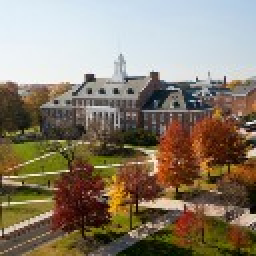
%> input picture campuspicture.jpg, 128 x 128 px (shown 2 times larger)
$ octave init_testing.m   (GNU Octave 9; MATLAB toolbox functions it lacks are replaced by stand-ins)
%> lines starting %> are read from the running program, lines starting %| are printed output that depends on the picture
### superResolutionRef/TestUtils/SynthDataset.m
%   Author: Victor May
%   Contact: mayvic(at)gmail(dot)com
%   $Date: 2011-11-19 $
%   $Revision: $
%
% Copyright 2011, Victor May
%
%                          All Rights Reserved
%
% All commercial use of this software, whether direct or indirect, is
% strictly prohibited including, without limitation, incorporation into in
% a commercial product, use in a commercial service, or production of other
% artifacts for commercial purposes.
%
% Permission to use, copy, modify, and distribute this software and its
% documentation for research purposes is hereby granted without fee,
% provided that the above copyright notice appears in all copies and that
% both that copyright notice and this permission notice appear in
% supporting documentation, and that the name of the author
% not be used in advertising or publicity pertaining to
% distribution of the software without specific, written prior permission.
%
% For commercial uses contact the author.
%
% THE AUTHOR DISCLAIMS ALL WARRANTIES WITH REGARD TO
% THIS SOFTWARE, INCLUDING ALL IMPLIED WARRANTIES OF MERCHANTABILITY AND
% FITNESS FOR ANY PARTICULAR PURPOSE.  IN NO EVENT SHALL THE AUTHOR BE
% LIABLE FOR ANY SPECIAL, INDIRECT OR CONSEQUENTIAL
% DAMAGES OR ANY DAMAGES WHATSOEVER RESULTING FROM LOSS OF USE, DATA OR
% PROFITS, WHETHER IN AN ACTION OF CONTRACT, NEGLIGENCE OR OTHER TORTIOUS
% ACTION, ARISING OUT OF OR IN CONNECTION WITH THE USE OR PERFORMANCE OF
% THIS SOFTWARE.

% This function creates a synthetic dataset for test the SR algorithm.
% It's inputs are a reference image, a blur sigma, and a number of low-res
% images to be generated.
% The outputs are a set of randomly translated low-res images, their
% translation offsets, and the original image cropped to the frame that can
% be restored from the low-res image set (their common area).
function [ images offsets croppedOriginal ] = SynthDataset(im, numImages, blurSigma, scaleFactor)
    padRatio = 0.2;

    workingRowSub = round(0.5 * padRatio * size(im, 1)) : round((1 - 0.5 * padRatio) * size(im, 1));
    workingColSub = round(0.5 * padRatio * size(im, 2)) : round((1 - 0.5 * padRatio) * size(im, 2));

    croppedOriginal = im(workingRowSub, workingColSub);

    offsets(1, :) = 2 * rand(1,2) - 1;
    images{1} = im(workingRowSub, workingColSub);

    for i = 2 : numImages
        offsets(i, :) = 2 * rand(1,2) - 1;
        offsetRowSub = workingRowSub - offsets(i, 2);
        offsetColSub = workingColSub - offsets(i, 1);
        [ x y ] = meshgrid(1 : size(im, 2), 1 : size(im, 1));
        [ x2 y2 ] = meshgrid(offsetColSub, offsetRowSub);
        images{i} = interp2(x, y, im, x2, y2);
    end

    blurKernel = fspecial('gaussian', 3, blurSigma);

    for i = 1 : numImages
        images{i} = conv2(images{i}, blurKernel, 'same');
        curIm = images{i};
        images{i} = curIm(scaleFactor : scaleFactor : end - 1, scaleFactor : scaleFactor : end - 1);
    end
end

### functions/formulateProblemV2.m
function [A , b, G] = formulateProblemV2(lowRes, offsets, scaleFactor, psfSigma)
%Formulates the much needed A,b and G matrices, so, that the problem can be formulated as a linear problem and solved using CVX and Quadprog
%For further explaination refer to the reports

lowResSize = size(lowRes{1});
highResSize = lowResSize * scaleFactor + 1;

nPxLowRes = lowResSize(1) * lowResSize(2);

A = [];
b = [];

nFrames = length(lowRes);

% configure blur and integration over pixel
blurSize = round(psfSigma * scaleFactor * 4 * 2) + 1;
% blurSize = ceil(psfSigma * 3) * 2 + 1;
blurSize = 2;
xEval = -floor(blurSize/2):floor(blurSize/2);
hGaussian = normpdf(xEval, 0, psfSigma * scaleFactor);
% this step is not included in SynthDataset
% hGaussianPlusPixel = conv(hGaussian, ones(1,scaleFactor));
hGaussianPlusPixel = hGaussian;
if mod(length(hGaussianPlusPixel),2) ~= 0
    hGaussianPlusPixel(end+1) = 0;
end
% hGaussianPlusPixel = hGaussianPlusPixel / sum(hGaussianPlusPixel);
h2d = hGaussianPlusPixel' * hGaussianPlusPixel;
% normalize
h2d = h2d ./ sum(h2d(:));

convMat = convmtx2(h2d, highResSize);
convSize = sqrt(size(convMat,1));

centerDownsampleInds = (length(hGaussianPlusPixel)/2):scaleFactor:(convSize - length(hGaussianPlusPixel)/2);

Dmat = computeDownsampleMat(highResSize, size(h2d), scaleFactor);


for ii = 1:nFrames
    thisFrame = lowRes{ii};

    dsMat = zeros(nPxLowRes, size(convMat,1));
    horizTrans = computeHorizontalTranslation(highResSize, -offsets(ii,1) );
    vertTrans = computeVerticalTranslation(highResSize, -offsets(ii,2) );

    A = [A; Dmat * convMat * horizTrans * vertTrans];
    b = [b; thisFrame(:)];
end

horizKernel = [1, -1];
vertKernel = [1; -1];
diag1Kernel = [1 0; 0 -1];
diag2Kernel = [0 1; -1 0];

G = [convmtx2(horizKernel, highResSize);
     convmtx2(vertKernel, highResSize);
     convmtx2(diag1Kernel, highResSize);
     convmtx2(diag2Kernel, highResSize)];


end

% [62 lines left out: functions computeDownsampleMat, computeHorizontalTranslation, computeVerticalTranslation, not called in this run]

### setupPaths.m

cd ../cvx
cvx_startup
%> (this line was passed over: cvx_startup is not available in this run)
cd ../project

addpath(genpath('.'));

### init_testing.m
clc
clear
close all

setupPaths
%% Prepare the reference image
im = imread('campuspicture.jpg');
%> im is the input picture: size 128x128x3 uint8; mean R, G, B 139, 127.7, 110.4
im = rgb2gray(im);
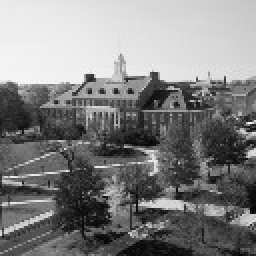
%> im: size 128x128 uint8 (shown 2 times larger); min 1, max 251, mean 129.1
im = im2double(im);
%> im: size 128x128 double
im = im;
%% Simulate the low-resolution images
numImages = 100;
blurSigma = 2;
scaleFactor = 2;

[ images offsets croppedOriginal ] = SynthDataset(im, numImages, blurSigma, scaleFactor);
%> in SynthDataset, `croppedOriginal = im(workingRowSub, workingColSub);`:
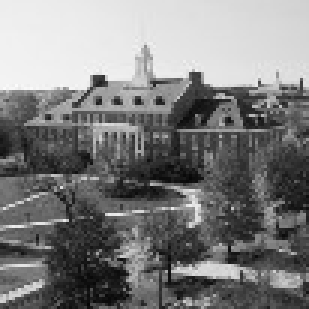
%> croppedOriginal: size 103x103 double (shown 3 times larger); min 0.0196, max 0.984, mean 0.493
%> after the loop in SynthDataset, `for i = 2 : numImages`: images = 100 items; offsets = 100 rows, first 12: [0.689 0.516; -0.159 -0.482; 0.0225 -0.19; 0.568 -0.393; -0.0468 0.167; 0.816 0.00937; -0.436 0.512; 0.237 -0.499; 0.819 0.966; 0.62 0.804; -0.38 0.46; 0.798 0.368]
%> the loop in SynthDataset, `for i = 1 : numImages` made 100 passes
%> pass 1, in SynthDataset, `curIm = images{i};`:
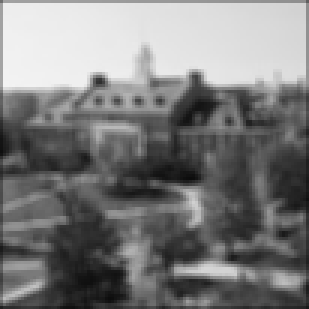
%> curIm: size 103x103 double (shown 3 times larger); min 0.05, max 0.956, mean 0.487
%> images = 100 items
%%
[A , b, G] = formulateProblemV2(images, offsets, scaleFactor, blurSigma );
%> in formulateProblemV2, `lowResSize = size(lowRes{1});`: lowResSize = [51 51]
%> in formulateProblemV2, `highResSize = lowResSize * scaleFactor + 1;`: highResSize = [103 103]
%> in formulateProblemV2, `nPxLowRes = lowResSize(1) * lowResSize(2);`: nPxLowRes = 2601
%> in formulateProblemV2, `nFrames = length(lowRes);`: nFrames = 100
%> the run ends on the next line
